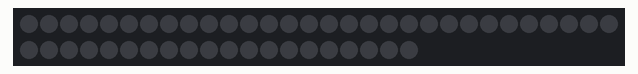
This sketch was run on a simulated Arduino Uno, built with avr-gcc and run on an emulated ATmega328P. Parts: 50 RGB LEDs in strip order, left to right, continuing on the next row. Colours are those a GRB WS2812 strip shows for the declared byte order.

Above: at 0.1 s.
At 1.79 s:
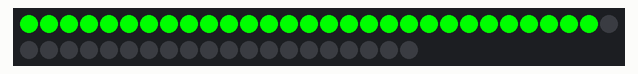
At 2.41 s:
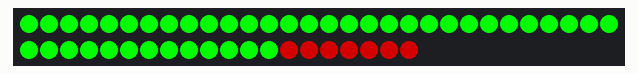
At 3.3 s:
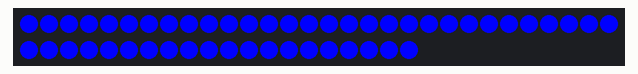
At 4.3 s:
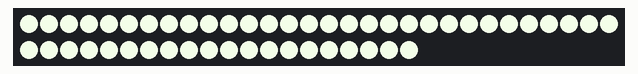

The sketch:

ws2812_demo.ino
```cpp
#include "ws2812_led.h"
#define NUM_LEDS 50
#define DELAY_TIME 20

auto leds = ws2812led(NUM_LEDS);

void setup() {}

void loop() {
  leds.clear_all();
  delay(DELAY_TIME*NUM_LEDS);

  for (auto i = 0; i < NUM_LEDS; ++i) {
    leds.set(i, CRGB::Red);
    delay(DELAY_TIME);
  }

  for (auto i = NUM_LEDS - 1; i >= 0; --i) {
    leds.set(i, CRGB::Green);
    delay(DELAY_TIME);
  }

  leds.set_all(CRGB::Blue);
  delay(DELAY_TIME*NUM_LEDS);

  leds.set_all(CRGB::Linen);
  delay(DELAY_TIME*NUM_LEDS);
}
```

ws2812_led.cpp
```cpp
#include "ws2812_led.h"
#define LED_PIN 5

ws2812led::ws2812led(led_count_type no_leds) :
  m_led_count{no_leds}
{
  m_leds = (CRGB*)malloc(sizeof(CRGB) * m_led_count);
  FastLED.addLeds<WS2812, LED_PIN, RGB>(m_leds, m_led_count);
}

void ws2812led::clear_all() {
  for (auto i = 0; i < m_led_count; i++) {
    m_leds[i] = CRGB::Black;
  }
  FastLED.show();
}

void ws2812led::set_all(CRGB colour) {
  for (auto i = 0; i < m_led_count; i++) {
    m_leds[i] = colour;
  }
  FastLED.show();
}

void ws2812led::set(led_count_type n, CRGB colour){
  if(n >= m_led_count) {
    return;
  }
  m_leds[n] = colour;
  FastLED.show();
}
```

ws2812_led.h
```cpp
#include <FastLED.h>

typedef uint16_t led_count_type;

class ws2812led {
public:
  ws2812led(led_count_type no_leds);
  void clear_all();
  void set_all(CRGB colour);
  void set(led_count_type n, CRGB colour);

private:
  led_count_type m_led_count;
  CRGB * m_leds;
};
```

Measured:
- by itself, everything shown: repeats every 5.2 s, in 11 steps
- what the display in image 3 shows lasts 1.1 s, from 3.2 s to 4.3 s
